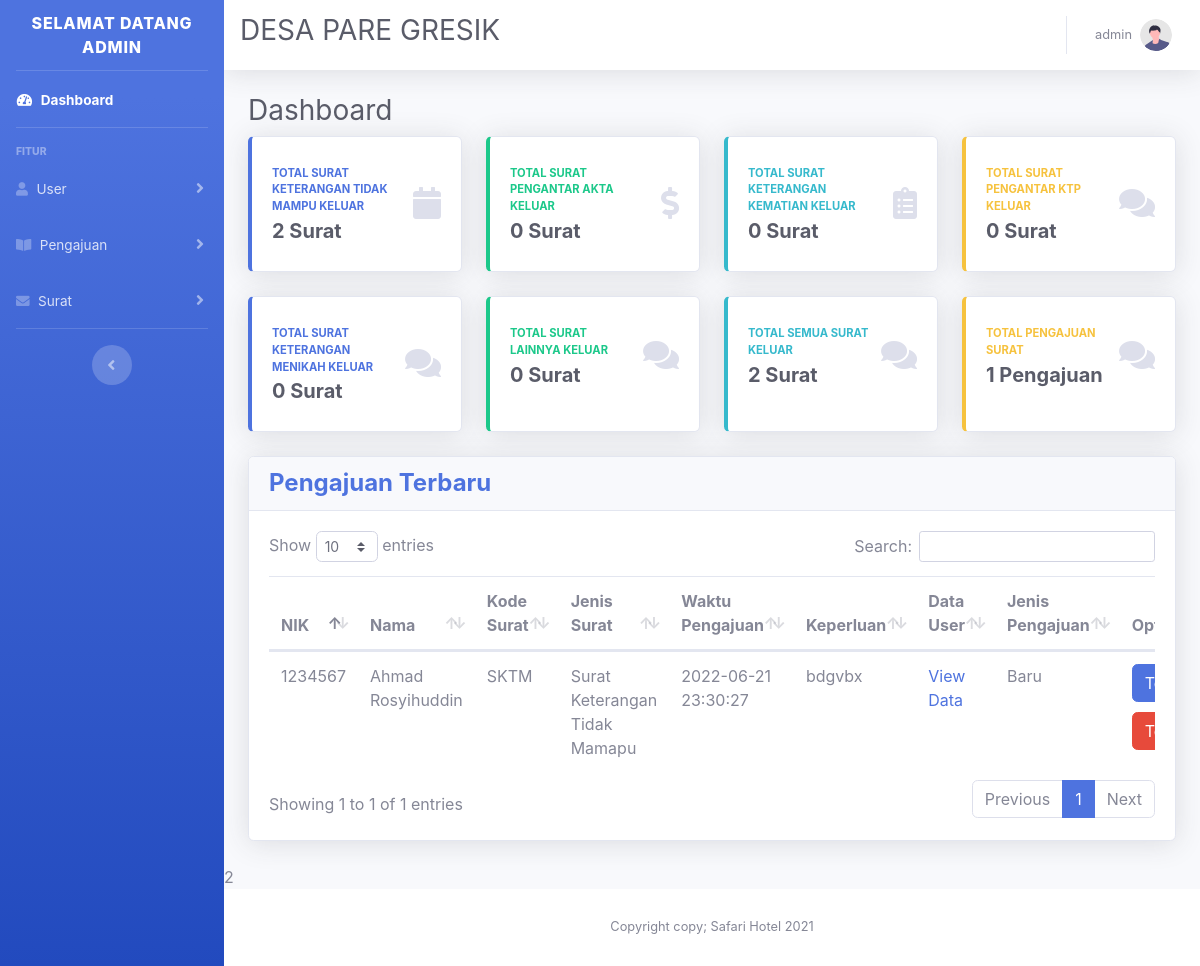
Page /admin/page_admin.php (signed in) on the earlier database version.
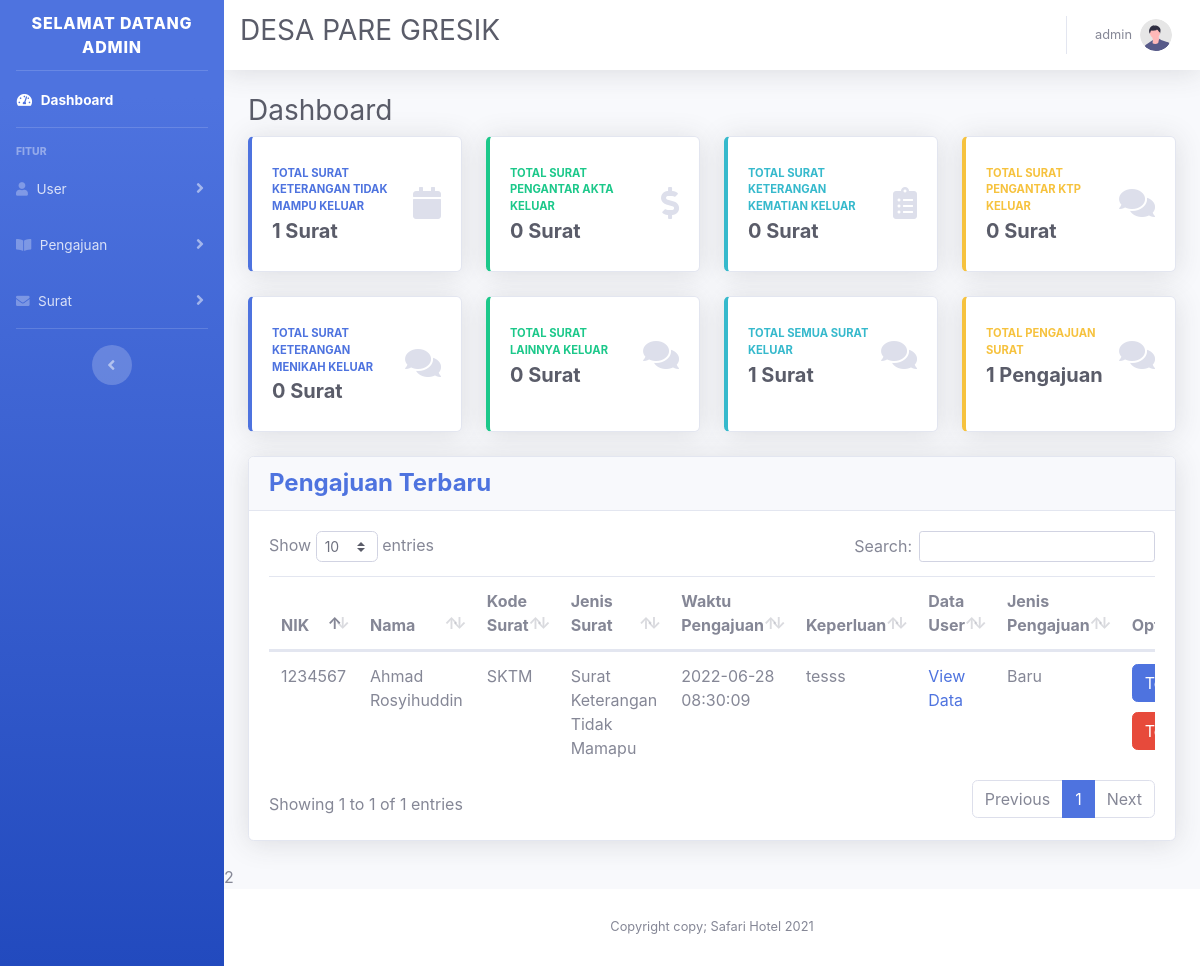
Same page on the later database version.
### tables this page shows
CREATE TABLE `tb_surat` (
  `kode_surat` char(5) NOT NULL,
  `jenis_surat` varchar(50) NOT NULL,
  `surat_keluar` int(11) NOT NULL
);

CREATE TABLE `tb_pengajuan` (
  `id_pengajuan` int(11) NOT NULL,
  `nik` varchar(100) DEFAULT NULL,
  `kode_surat` varchar(5) DEFAULT NULL,
  `tgl_pengajuan` datetime DEFAULT NULL,
  `keperluan` varchar(200) DEFAULT NULL,
  `jenis_pengajuan` varchar(50) DEFAULT NULL,
  `status_pengajuan` enum('Menunggu','Di Terima','Di Tolak','Revisi Di Terima','Revisi Selesai') DEFAULT NULL
);

CREATE TABLE `tb_user` (
  `nik` varchar(100) NOT NULL,
  `username` varchar(100) DEFAULT NULL,
  `password` varchar(100) NOT NULL,
  `nama_user` varchar(100) NOT NULL,
  `rt` char(10) DEFAULT NULL,
  `rw` char(10) DEFAULT NULL,
  `role_user` enum('Warga','Admin') NOT NULL
);

### admin/page_admin.php (the view, shortened to what the changed rows need)
<?php
include "../connect/koneksi.php";
?>
<!DOCTYPE html>
<html lang="en">
<head>
    <link href="../css/sb-admin-2.min.css" rel="stylesheet">
    <link href="../vendor/fontawesome-free/css/all.min.css" rel="stylesheet" type="text/css">
    <link href="../vendor/datatables/dataTables.bootstrap4.min.css" rel="stylesheet">
</head>
<body>
    <?php include "../desain/sidebar_admin.php"; ?>
    <?php include "../desain/navbar_admin.php"; ?>
    <?php
    $total_sktm = mysqli_fetch_assoc(mysqli_query($koneksi, "SELECT tb_surat.surat_keluar FROM tb_surat where kode_surat='SKTM'"));
    $total_spa = mysqli_fetch_assoc(mysqli_query($koneksi, "SELECT tb_surat.surat_keluar FROM tb_surat where kode_surat='SPA'"));
    $total_skk = mysqli_fetch_assoc(mysqli_query($koneksi, "SELECT tb_surat.surat_keluar FROM tb_surat where kode_surat='SKK'"));
    $total_spk = mysqli_fetch_assoc(mysqli_query($koneksi, "SELECT tb_surat.surat_keluar FROM tb_surat where kode_surat='SPK'"));
    $total_skm = mysqli_fetch_assoc(mysqli_query($koneksi, "SELECT tb_surat.surat_keluar FROM tb_surat where kode_surat='SKM'"));
    $total_sl = mysqli_fetch_assoc(mysqli_query($koneksi, "SELECT tb_surat.surat_keluar FROM tb_surat where kode_surat='SL'"));
    $total_surat = $total_sktm["surat_keluar"] + $total_spa["surat_keluar"] + $total_skk["surat_keluar"] + $total_spk["surat_keluar"] + $total_skm["surat_keluar"] + $total_sl["surat_keluar"];
    ?>
    <div class="container-fluid">
        <h1 class="h3 mb-2 text-gray-800">Dashboard</h1>
        <div class="row">
            <div class="col-xl-3 col-md-6 mb-4">
                <div class="card border-left-primary shadow h-100 py-2">
                    <div class="card-body">
                        <div class="row no-gutters align-items-center">
                            <div class="col mr-2">
                                <div class="text-xs font-weight-bold text-primary text-uppercase mb-1">Total SURAT KETERANGAN TIDAK MAMPU KELUAR</div>
                                <div class="h5 mb-0 font-weight-bold text-gray-800"><?= $total_sktm["surat_keluar"] ?> Surat</div>
                            </div>
                        </div>
                    </div>
                </div>
            </div>
            <div class="col-xl-3 col-md-6 mb-4">
                <div class="card border-left-info shadow h-100 py-2">
                    <div class="card-body">
                        <div class="row no-gutters align-items-center">
                            <div class="col mr-2">
                                <div class="text-xs font-weight-bold text-info text-uppercase mb-1">TOTAL SEMUA SURAT KELUAR</div>
                                <div class="h5 mb-0 font-weight-bold text-gray-800"><?= $total_surat ?> Surat</div>
                            </div>
                        </div>
                    </div>
                </div>
            </div>
        </div>
    </div>
    <div class="container-fluid">
        <div class="card shadow mb-4">
            <div class="card-body">
                <div class="table-responsive">
                    <table class="table table-hover" id="dataTable" width="100%" cellspacing="0">
                        <thead>
                            <tr>
                                <th>NIK</th>
                                <th>Nama</th>
                                <th>Kode Surat</th>
                                <th>Jenis Surat</th>
                                <th>Waktu Pengajuan</th>
                                <th>Keperluan</th>
                                <th>Data User</th>
                                <th>Jenis Pengajuan</th>
                                <th>Option</th>
                            </tr>
                        </thead>
                        <tbody>
                            <?php
                            include "../db/dashboard.php"
                            ?>
                        </tbody>
                    </table>
                </div>
            </div>
        </div>
    </div>2
</body>
</html>

### db/dashboard.php
<?php
include "../connect/koneksi.php";
$tb_pengajuan = mysqli_query($koneksi, "SELECT * FROM tb_user INNER JOIN tb_pengajuan USING(nik) INNER JOIN tb_surat USING(kode_surat)");
while ($row = mysqli_fetch_assoc($tb_pengajuan)) :
    if ($row["status_pengajuan"] == "Menunggu") { ?>
        <tr>
            <td><?= $row["nik"] ?></td>
            <td><?= $row["nama_user"] ?></td>
            <td><?= $row["kode_surat"] ?></td>
            <td><?= $row["jenis_surat"] ?></td>
            <td><?= $row["tgl_pengajuan"] ?></td>
            <td><?= $row["keperluan"] ?></td>
            <?php
            if ($row["kode_surat"] == "SKTM") { ?>
                <td>
                    <a href="../data_input/data_sktm.php?id_pengajuan=<?= $row['id_pengajuan'] ?>">View Data</a>
                </td>
            <?php } elseif ($row["kode_surat"] == "SKK") { ?>
                <td>
                    <a href="../data_input/data_skk.php?id_pengajuan=<?= $row['id_pengajuan'] ?>">View Data</a>
                </td>
            <?php } elseif ($row["kode_surat"] == "SKM") { ?>
                <td>
                    <a href="../data_input/data_skm.php?id_pengajuan=<?= $row['id_pengajuan'] ?>">View Data</a>
                </td>
            <?php } elseif ($row["kode_surat"] == "SL") { ?>
                <td>
                    <a href="../data_input/data_sl.php?id_pengajuan=<?= $row['id_pengajuan'] ?>">View Data</a>
                </td>
            <?php } elseif ($row["kode_surat"] == "SPA") { ?>
                <td>
                    <a href="../data_input/data_spa.php?id_pengajuan=<?= $row['id_pengajuan'] ?>">View Data</a>
                </td>
            <?php } elseif ($row["kode_surat"] == "SPK") { ?>
                <td>
                    <a href="../data_input/data_spk.php?id_pengajuan=<?= $row['id_pengajuan'] ?>">View Data</a>
                </td>
            <?php } ?>
            <td><?= $row["jenis_pengajuan"] ?></td>
            <td>
                <a href="../update_data/terima_pengajuan.php?id_pengajuan=<?= $row["id_pengajuan"] ?>&kode_surat=<?= $row["kode_surat"] ?>&nik_user=<?= $row["nik"] ?>"><button type="button" class="btn btn-primary" style="margin-bottom: 10px;">Terima</button></a>
                <a href="../update_data/tolak_pengajuan.php?id_pengajuan=<?= $row["id_pengajuan"] ?>&kode_surat=<?= $row["kode_surat"] ?>&nik_user=<?= $row["nik"] ?>"><button type="button" class="btn btn-danger">Tolak</button></a>
            </td>
        </tr>
<?php
    }
endwhile;
?>

Differences in the rows shown:
removed tb_pengajuan: nik.nik "1234567", nik.nama_user "Ahmad Rosyihuddin", kode_surat "SKTM", kode_surat.jenis_surat "Surat Keterangan Tidak Mamapu", tgl_pengajuan "2022-06-21 23:30:27", keperluan "bdgvbx", jenis_pengajuan "Baru"
changed tb_surat (number 1 of 2 on the later page): surat_keluar "2" → "1"
added tb_pengajuan: nik.nik "1234567", nik.nama_user "Ahmad Rosyihuddin", kode_surat "SKTM", kode_surat.jenis_surat "Surat Keterangan Tidak Mamapu", tgl_pengajuan "2022-06-28 08:30:09", keperluan "tesss", jenis_pengajuan "Baru"
